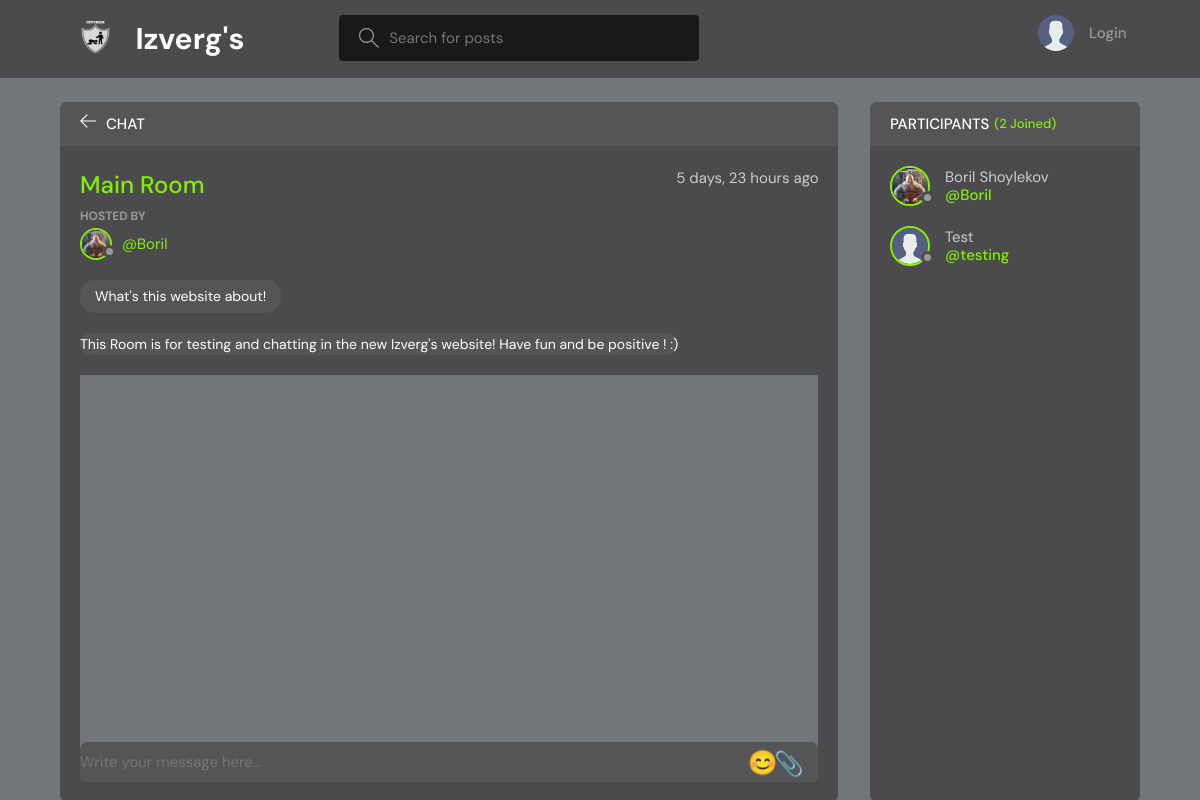
The page /room/1/ on the database its author committed.
### base/models.py (models this page shows, shortened)
class Room(models.Model):
    host = models.ForeignKey(User, on_delete=models.SET_NULL, null=True)
    topic = models.ForeignKey(Topic, on_delete=models.SET_NULL, null=True)
    name = models.CharField(max_length=200)
    description = models.TextField(null=True, blank=True)
    participants = models.ManyToManyField(
        User, related_name='participants', blank=True)
    updated = models.DateTimeField(auto_now=True)
    created = models.DateTimeField(auto_now_add=True)
    class Meta:
        ordering = ['-updated', '-created']

class User(AbstractUser):
    name = models.CharField(max_length=200, null=True)
    email = models.EmailField(unique=True, null=True)
    bio = models.TextField(null=True)
    avatar = models.ImageField(null=True, default="avatar.svg")
    USERNAME_FIELD = 'email'
    REQUIRED_FIELDS = []

class Topic(models.Model):
    name = models.CharField(max_length=200)
    def __str__(self):
        return self.name

### base/views.py (the view)
# urls.py: path('room/<str:pk>/', views.room, name="room"),
def room(request, pk):
    room = Room.objects.get(id=pk)
    room_messages = room.message_set.all()
    participants = room.participants.all()
    if request.method == 'POST':
        form = MessageForm(request.POST, request.FILES)
        if form.is_valid():
            message = form.save(commit=False)
            message.user = request.user
            message.room = room
            message.save()
            room.participants.add(request.user)
            return redirect('room', pk=room.id)
    else:
        form = MessageForm()
    context = {'room': room, 'room_messages': room_messages, 'participants': participants, 'form': form}
    return render(request, 'base/room.html', context)

### base/forms.py
class MessageForm(ModelForm):
    class Meta:
        model = Message
        fields = ['body', 'image']

### base/templates/base/room.html (shortened to what this page needs)
{% extends 'main.html' %}
{% load static %}
{% block content %}
<main class="profile-page layout layout--2">
  <div class="container">
    <div class="room">
      <div class="room__top">
        <div class="room__topLeft">
          <a href="{% url 'home' %}">
            <svg version="1.1" xmlns="http://www.w3.org/2000/svg" width="32" height="32" viewBox="0 0 32 32">
              <title>arrow-left</title>
              <path
                d="M13.723 2.286l-13.723 13.714 13.719 13.714 1.616-1.611-10.96-10.96h27.625v-2.286h-27.625l10.965-10.965-1.616-1.607z">
              </path>
            </svg>
          </a>
          <h3>Chat</h3>
        </div>
      </div>
      <div class="room__box scroll">
        <div class="room__header scroll">
          <div class="room__info">
            <h3>{{room.name}}</h3>
            <span>{{room.created|timesince}} ago</span>
          </div>
          <div class="room__hosted">
            <p>Hosted By</p>
            <a href="{% url 'user-profile' room.host.id %}" class="room__author">
                <div class="avatar avatar--small">
                    <img src="{{room.host.avatar.url}}" />
                </div>
                <span>@{{room.host.username}}</span>
            </a>
            <span class="room__topics">{{room.topic}}</span>
            <br>
            <div class="room__description">
                <span data-fullDescription="{{ room.description }}">{{ room.description|truncatechars:200 }}</span>
            </div>
        </div>
      </div>
        <div class="room__conversation">
          <div class="threads scroll">
          </div>
        </div>
      </div>
      <div class="room__message">
        <form action="" method="POST" enctype="multipart/form-data" class="message-form" id="message-form">
            <div class="message-inputs">
                <div class="input-container">
                    <input name="body" placeholder="Write your message here..." class="message-input" id="message-input" />
                    <button class='btn1' type="button" id="emoji-picker-button">😊</button>
                </div>
                <label for="image-upload" class="custom-file-upload">
                    <span class="file-icon">📎</span>
                </label>
            </div>
        </form>
    </div>
    </div>
    <div class="participants">
      <h3 class="participants__top">Participants <span>({{participants.count}} Joined)</span></h3>
      <div class="participants__list scroll">
        {% for user in participants %}
        <a href="{%  url 'user-profile' user.id %}" class="participant">
          <div class="avatar avatar--medium">
            <img src="{{user.avatar.url}}" />
          </div>
          <p>
            {{user.name}}
            <span>@{{user.username}}</span>
          </p>
        </a>
        {% endfor %}
      </div>
    </div>
  </div>
</main>
{% endblock content %}

### rows shown on the page
Room: name "Main Room", created "5 days, 23 hours", host.avatar (picture), host.username "Boril", topic "What's this website about!", description "This Room is for testing and chatting in the new Izverg's website! Have fun and be positive ! :)"
User: avatar (picture), name "Boril Shoylekov", username "Boril"
User: avatar (placeholder picture), name "Test", username "testing"

### other values the page prints
{{ participants.count }} "2"
